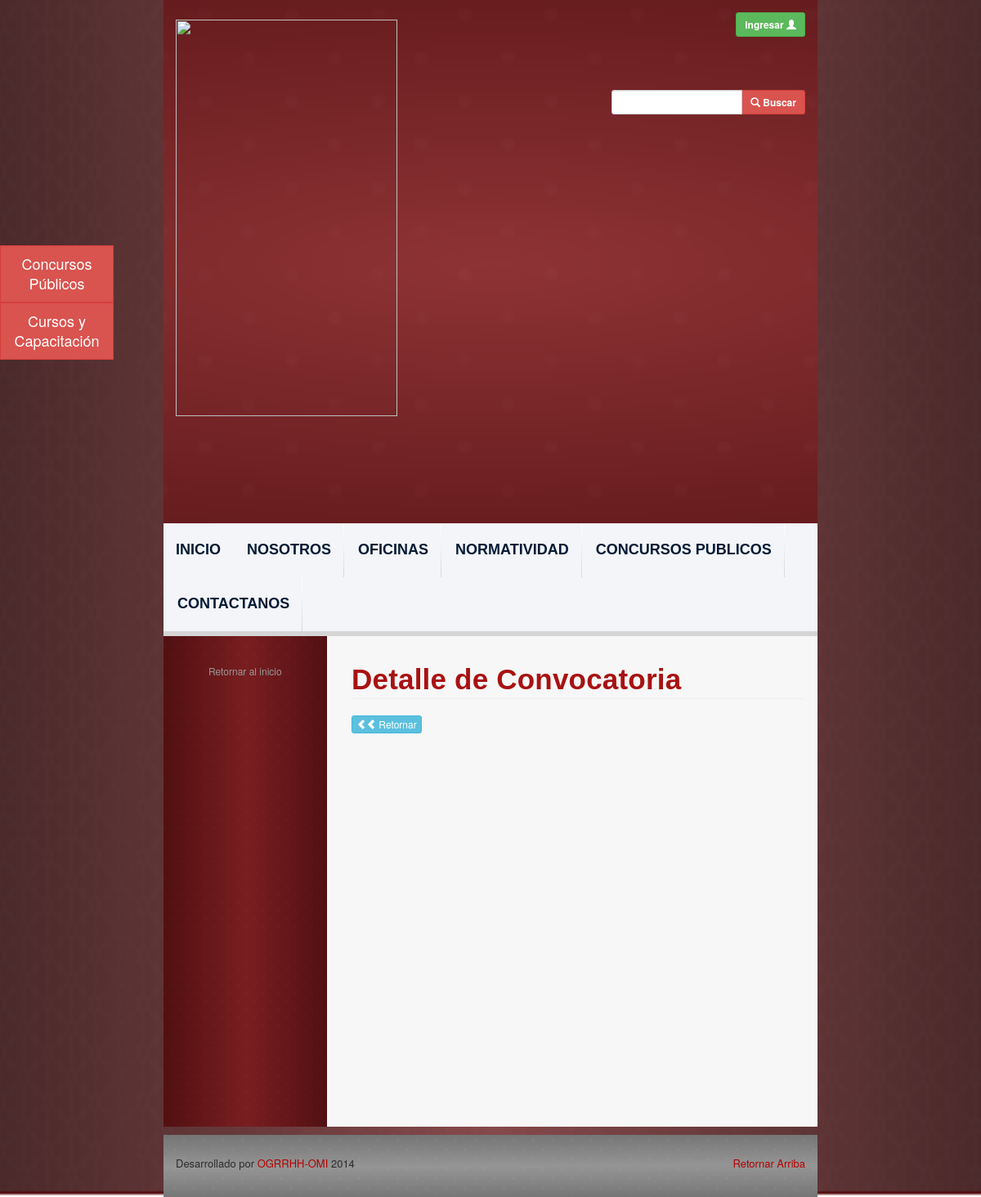
/view-convocatory.php, run on an earlier commit of the app's database.
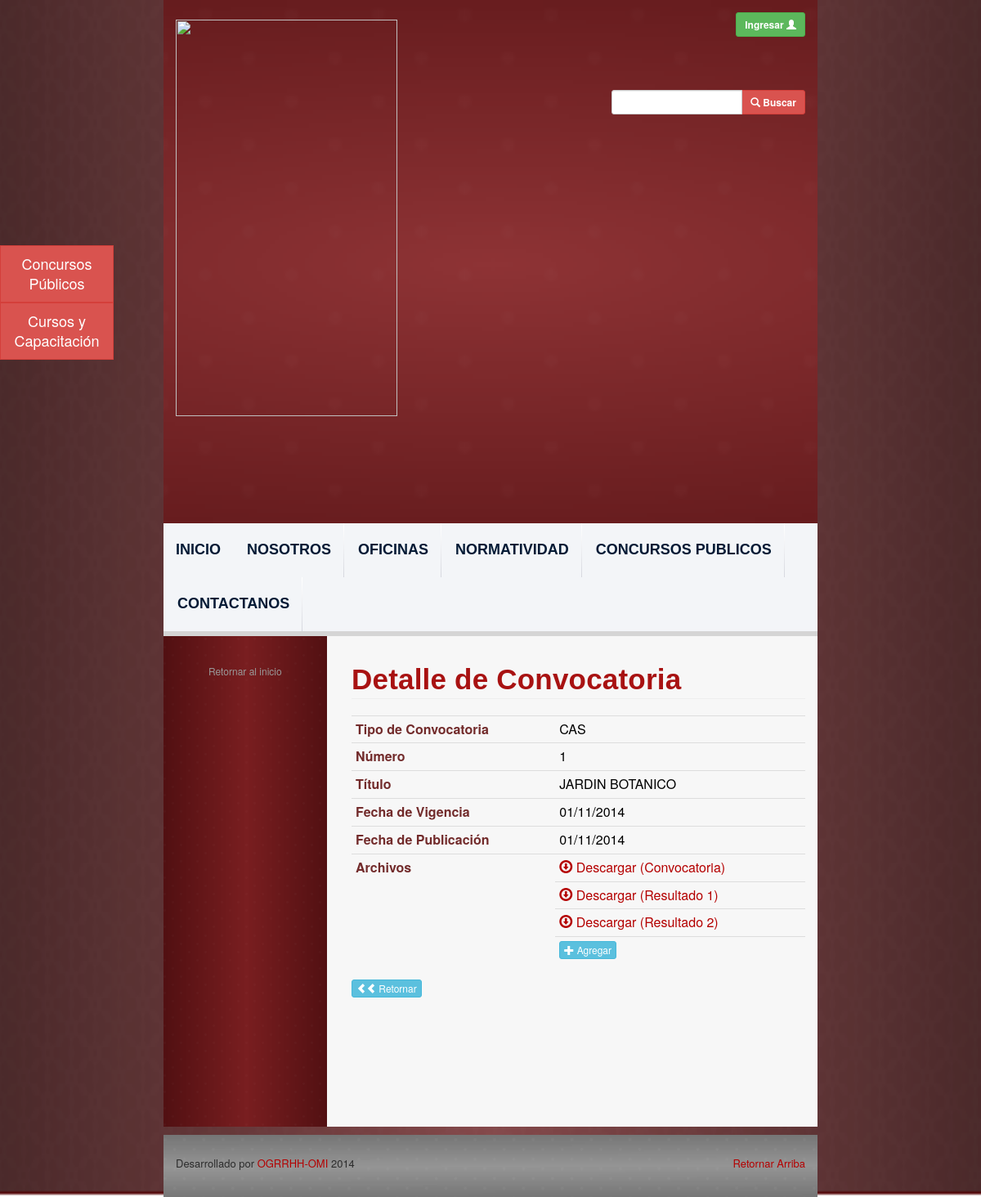
And on a later commit of the database.
### tables this page shows
CREATE TABLE `convocatories` (
  `id` int(11) NOT NULL AUTO_INCREMENT,
  `convocatory_type_id` int(11) NOT NULL,
  `dependency_id` int(11) NOT NULL,
  `number` int(11) NOT NULL,
  `title` varchar(500) NOT NULL,
  `life_date` date NOT NULL,
  `file_path` varchar(500) NOT NULL,
  `user_id` int(11) NOT NULL,
  `office_id` int(11) NOT NULL,
  `update_date` date NOT NULL,
  PRIMARY KEY (`id`)
);

CREATE TABLE `convocatory_types` (
  `id` int(11) NOT NULL AUTO_INCREMENT,
  `name` varchar(300) NOT NULL,
  PRIMARY KEY (`id`)
);

### php_files/ConnectionManager.php (called while the page is built, shortened)
<?php
class ConnectionManager{
	public $hostName = "localhost";
	public $userName = "root";
	public $password = "root";
	public $database = "ogrrhhwebsitedb";
	public $connection;
	public function createConnection(){
		$this->connection =  mysql_connect ( $this->hostName, $this->userName, $this->password );
	}
	public function selectDatabase(){
		return mysql_select_db ($this->database, $this->connection );
	}
	public function doQuery($query){
		$result = mysql_query ( $query, $this->connection );
		return $result;
	}
	public function closeConnection(){
		return mysql_close ($this->connection);
	}
}
?>

### php_files/ConvocatoryDAO.php (called while the page is built, shortened)
<?php
include 'ConnectionManager.php';
class ConvocatoryDAO {
	public function getById($id) {
		$query = 	"SELECT c.id, c.number, c.title, date_format(c.life_date,'%d/%m/%Y') as life_date
					, c.file_path, date_format(c.update_date,'%d/%m/%Y') as update_date
					, ct.name as convocatory_type_name, ct.id as convocatory_type_id
					FROM convocatories c
					INNER JOIN convocatory_types ct on c.convocatory_type_id = ct.id
					ORDER BY c.life_date DESC";
		$connectionManager = new ConnectionManager ();
		$result = $connectionManager->doQuery ( $query );
		return $result;
	}
}
?>

### view-convocatory.php (the view, shortened to what this page needs)
<?php
include 'php_files/ConvocatoryDAO.php';
$convocatoryId = $_GET ['id'];
$convocatoryDAO = new ConvocatoryDAO();
$queryResult = $convocatoryDAO->getById($convocatoryId);
?>
<html>
<?php include('webframes/resources.php');?>
<body class="body-style">
	<div class="container-fluid">
		<div class="row background-image-style">
			<div class="col-md-8">
			<?php include('webframes/header.php');?>
			<div id="content-div" class="row">
				<?php include('webframes/left-navbar.php');?>
					<div id="contentSection" class="col-md-9 text-content-style">
						<h1 id="universitary-legislation"
							class="font-style-medium-title-dark page-header ">Detalle de
							Convocatoria</h1>
							<?php
							while ( $row = mysql_fetch_assoc ( $queryResult ) ) {
								print ("<table class='table table-condensed'>
								<tbody>
								<tr>
								<td><strong class='strong-ogrrhh'>Tipo de Convocatoria</strong></td>
								<td class='upper-case-link'>" . $row ['convocatory_type_name'] . "</td>
								</tr>
								<tr>
								<tr>
								<td><strong class='strong-ogrrhh'>Número</strong></td>
								<td class='upper-case-link'>" . $row ['number'] . "</td>
								</tr>
								<td><strong class='strong-ogrrhh'>Título</strong></td>
								<td class='upper-case-link'>" . $row ['title'] . "</td>
								</tr>
								<tr>
								<td><strong class='strong-ogrrhh'>Fecha de Vigencia</strong></td>
								<td class='upper-case-link'>" . $row ['life_date'] . "</td>
								</tr>
								<tr>
								<td><strong class='strong-ogrrhh'>Fecha de Publicación</strong></td>
								<td class='upper-case-link'>" . $row ['update_date'] . "</td>
								</tr>
								<tr>
								<td rowspan ='5'><strong class='strong-ogrrhh'>Archivos</strong></td>
								<td><a href='" . Constants::ogrrhhFTPUrl . $row ['file_path'] . "' target='_blank'><span class='glyphicon glyphicon-download'></span>
								Descargar (Convocatoria)</a></td>
								</tr>
								<tr>
								<td><a href='" . Constants::ogrrhhFTPUrl . $row ['file_path'] . "' target='_blank'><span class='glyphicon glyphicon-download'></span>
								Descargar (Resultado 1)</a></td>
								</tr>
								<tr>
								<td><a href='" . Constants::ogrrhhFTPUrl . $row ['file_path'] . "' target='_blank'><span class='glyphicon glyphicon-download'></span>
								Descargar (Resultado 2)</a></td>
								</tr>
								<tr>
								<td><button type='button' class='btn btn-info btn-xs'
								data-toggle='modal' onclick='backPage()'>
								<span class='glyphicon glyphicon-plus' /></span> Agregar
								</button></a></td>
								</tr>
								</tbody>
								</table>") ;
							}
							?>
							<button type="button" class="btn btn-info btn-xs"
							data-toggle="modal" onclick="backPage()">
							<span class="glyphicon glyphicon-chevron-left"></span><span
								class="glyphicon glyphicon-chevron-left" /></span> Retornar
							</button>
					</div>
				</div>
			<?php include('webframes/footer.php');?>
		</div>
		</div>
	</div>
</body>
</html>

What changed in the data, as far as the page shows it:
added convocatories: convocatory_type.name "CAS", number "1", title "JARDIN BOTANICO", life_date "01/11/2014", update_date "01/11/2014"
